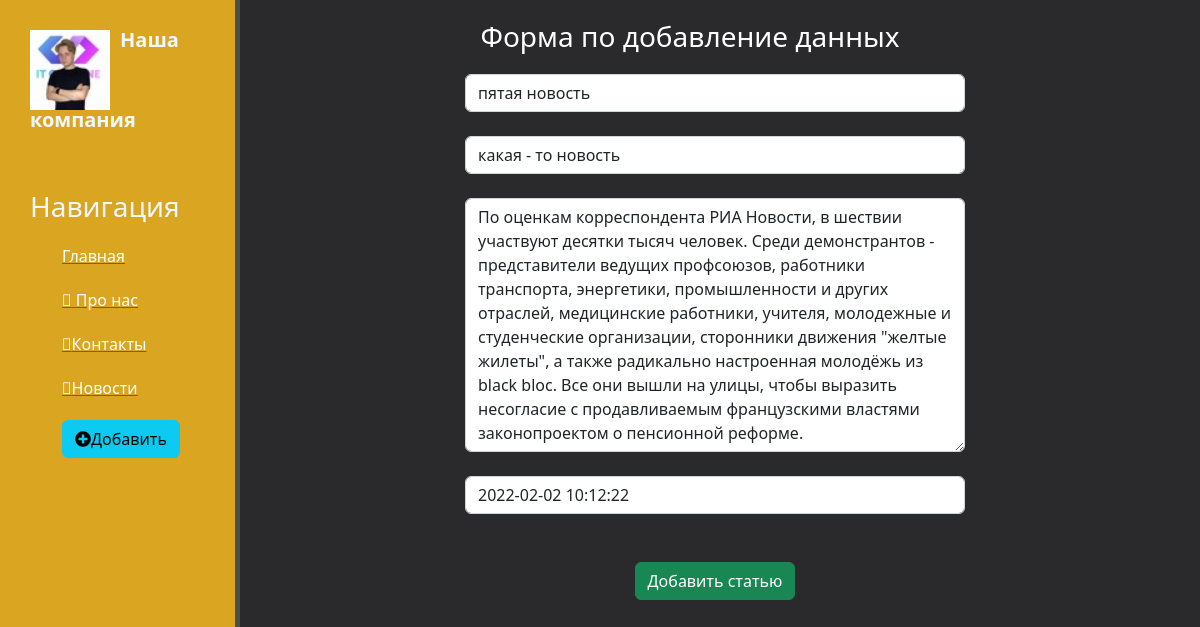
Screenshot of /news/13/update with the database file from the repository.
### news/models.py (models this page shows, shortened)
class Article(models.Model):
    title = models.CharField('Название', max_length=55, default='')
    anons = models.CharField('Анонс', max_length=255)
    full_text = models.TextField('Статья')
    date = models.DateTimeField('Дата публикации')
    class Meta:
        verbose_name = 'Новость'
        verbose_name_plural = 'Новости'

### news/views.py (the view)
# urls.py: path('<int:pk>/update', views.NewUpdateView.as_view(), name='news-update'),
class NewUpdateView(UpdateView):
    model = Article
    template_name = 'news/create.html'
    form_class = ArticleForm

### news/forms.py
class ArticleForm(ModelForm):
    class Meta:
        model = Article
        fields = ['title', 'anons', 'full_text', 'date']
        widgets = {
            'title': TextInput(attrs={
                'class': 'form-control',
                'placeholder': 'Название статьи'
            }),
            'anons': TextInput(attrs={
                'class': 'form-control',
                'placeholder': 'Анонс статьи'
            }),
            'full_text': Textarea(attrs={
                'class': 'form-control',
                'placeholder': 'Текст статьи'
            }),
            'date': DateTimeInput(attrs={
                'class': 'form-control',
                'placeholder': 'Дата публикации'
            })
        }

### news/templates/news/create.html (shortened to what this page needs)
{% extends 'main/base.html' %}
{% block content %}
    <div class="features">
        <h3>Форма по добавление данных</h3>
        <form method="post">
            {{ form.title }}<br>
            {{ form.anons }}<br>
            {{ form.full_text }}<br>
            {{ form.date }}<br>
            <br>
             <button class="btn btn-success" type="submit">Добавить статью</button>
        </form>
    </div>
{% endblock %}

### main/static/main/css/main.css (style rules this page uses)
body { background: #2a2a2c; }
main .features { float: left; color: #fff; margin-top: 20px; text-align: center; width: 75%; }
form { margin-left: 25%; width: 500px; margin-top: 20px; }

### rows the page displays
Article: title "пятая новость", anons "какая - то новость", full_text "По оценкам корреспондента РИА Новости, в шествии участвуют десятки тысяч человек. Среди демонстрантов - представители ведущих профсоюзов, работники транспорта, энергетики, промышленности и других отраслей, медицинские работники, учителя, молодежные и студенческие организации, сторонники движения \"желтые жилеты\", а также радикально настроенная молодёжь из black bloc. Все они вышли на улицы, чтобы выразить несогласие с продавливаемым французскими властями законопроектом о пенсионной реформе.", date "2022-02-02 10:12:22"
